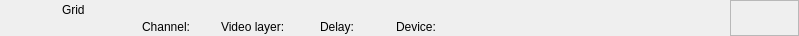
<?xml version="1.0" encoding="UTF-8"?>
<ui version="4.0">
 <class>RundownGridWidget</class>
 <widget class="QWidget" name="RundownGridWidget">
  <property name="geometry">
   <rect>
    <x>0</x>
    <y>0</y>
    <width>799</width>
    <height>36</height>
   </rect>
  </property>
  <layout class="QHBoxLayout" name="horizontalLayout">
   <property name="spacing">
    <number>0</number>
   </property>
   <property name="margin">
    <number>0</number>
   </property>
   <item>
    <widget class="QFrame" name="frameItem">
     <property name="sizePolicy">
      <sizepolicy hsizetype="Preferred" vsizetype="Fixed">
       <horstretch>0</horstretch>
       <verstretch>0</verstretch>
      </sizepolicy>
     </property>
     <property name="minimumSize">
      <size>
       <width>0</width>
       <height>36</height>
      </size>
     </property>
     <widget class="QLabel" name="labelThumbnail">
      <property name="geometry">
       <rect>
        <x>22</x>
        <y>2</y>
        <width>32</width>
        <height>32</height>
       </rect>
      </property>
      <property name="text">
       <string/>
      </property>
      <property name="pixmap">
       <pixmap resource="../Resource.qrc">:/Graphics/Images/Mixer.png</pixmap>
      </property>
      <property name="scaledContents">
       <bool>true</bool>
      </property>
     </widget>
     <widget class="QLabel" name="labelChannel">
      <property name="geometry">
       <rect>
        <x>142</x>
        <y>19</y>
        <width>70</width>
        <height>16</height>
       </rect>
      </property>
      <property name="text">
       <string>Channel:</string>
      </property>
     </widget>
     <widget class="QLabel" name="labelLabel">
      <property name="geometry">
       <rect>
        <x>62</x>
        <y>2</y>
        <width>561</width>
        <height>16</height>
       </rect>
      </property>
      <property name="text">
       <string>Grid</string>
      </property>
     </widget>
     <widget class="QLabel" name="labelVideolayer">
      <property name="geometry">
       <rect>
        <x>221</x>
        <y>19</y>
        <width>90</width>
        <height>16</height>
       </rect>
      </property>
      <property name="text">
       <string>Video layer:</string>
      </property>
     </widget>
     <widget class="QLabel" name="labelColor">
      <property name="geometry">
       <rect>
        <x>0</x>
        <y>0</y>
        <width>18</width>
        <height>36</height>
       </rect>
      </property>
      <property name="text">
       <string/>
      </property>
     </widget>
     <widget class="QLabel" name="labelGroupColor">
      <property name="geometry">
       <rect>
        <x>0</x>
        <y>0</y>
        <width>6</width>
        <height>36</height>
       </rect>
      </property>
      <property name="text">
       <string/>
      </property>
     </widget>
     <widget class="QLabel" name="labelDevice">
      <property name="geometry">
       <rect>
        <x>396</x>
        <y>19</y>
        <width>301</width>
        <height>16</height>
       </rect>
      </property>
      <property name="text">
       <string>Device:</string>
      </property>
     </widget>
     <widget class="QLabel" name="labelDelay">
      <property name="geometry">
       <rect>
        <x>320</x>
        <y>19</y>
        <width>67</width>
        <height>16</height>
       </rect>
      </property>
      <property name="text">
       <string>Delay:</string>
      </property>
     </widget>
    </widget>
   </item>
   <item>
    <widget class="QFrame" name="frameStatus">
     <property name="minimumSize">
      <size>
       <width>69</width>
       <height>0</height>
      </size>
     </property>
     <property name="maximumSize">
      <size>
       <width>69</width>
       <height>16777215</height>
      </size>
     </property>
     <property name="frameShape">
      <enum>QFrame::StyledPanel</enum>
     </property>
     <property name="frameShadow">
      <enum>QFrame::Raised</enum>
     </property>
     <widget class="QLabel" name="labelGpiConnected">
      <property name="geometry">
       <rect>
        <x>1</x>
        <y>2</y>
        <width>32</width>
        <height>32</height>
       </rect>
      </property>
      <property name="minimumSize">
       <size>
        <width>32</width>
        <height>32</height>
       </size>
      </property>
      <property name="maximumSize">
       <size>
        <width>32</width>
        <height>32</height>
       </size>
      </property>
      <property name="lineWidth">
       <number>0</number>
      </property>
      <property name="text">
       <string/>
      </property>
      <property name="pixmap">
       <pixmap resource="../Resource.qrc">:/Graphics/Images/GpiConnected.png</pixmap>
      </property>
      <property name="scaledContents">
       <bool>true</bool>
      </property>
     </widget>
     <widget class="QLabel" name="labelDisconnected">
      <property name="geometry">
       <rect>
        <x>32</x>
        <y>2</y>
        <width>32</width>
        <height>32</height>
       </rect>
      </property>
      <property name="minimumSize">
       <size>
        <width>32</width>
        <height>32</height>
       </size>
      </property>
      <property name="maximumSize">
       <size>
        <width>32</width>
        <height>32</height>
       </size>
      </property>
      <property name="text">
       <string/>
      </property>
      <property name="pixmap">
       <pixmap resource="../Resource.qrc">:/Graphics/Images/Disconnected.png</pixmap>
      </property>
      <property name="scaledContents">
       <bool>true</bool>
      </property>
     </widget>
     <widget class="QLabel" name="labelActiveColor">
      <property name="geometry">
       <rect>
        <x>64</x>
        <y>0</y>
        <width>5</width>
        <height>36</height>
       </rect>
      </property>
      <property name="minimumSize">
       <size>
        <width>5</width>
        <height>36</height>
       </size>
      </property>
      <property name="maximumSize">
       <size>
        <width>5</width>
        <height>36</height>
       </size>
      </property>
      <property name="text">
       <string/>
      </property>
     </widget>
    </widget>
   </item>
  </layout>
 </widget>
 <resources>
  <include location="../Resource.qrc"/>
 </resources>
 <connections/>
 <slots>
  <slot>addToCombo()</slot>
 </slots>
</ui>
